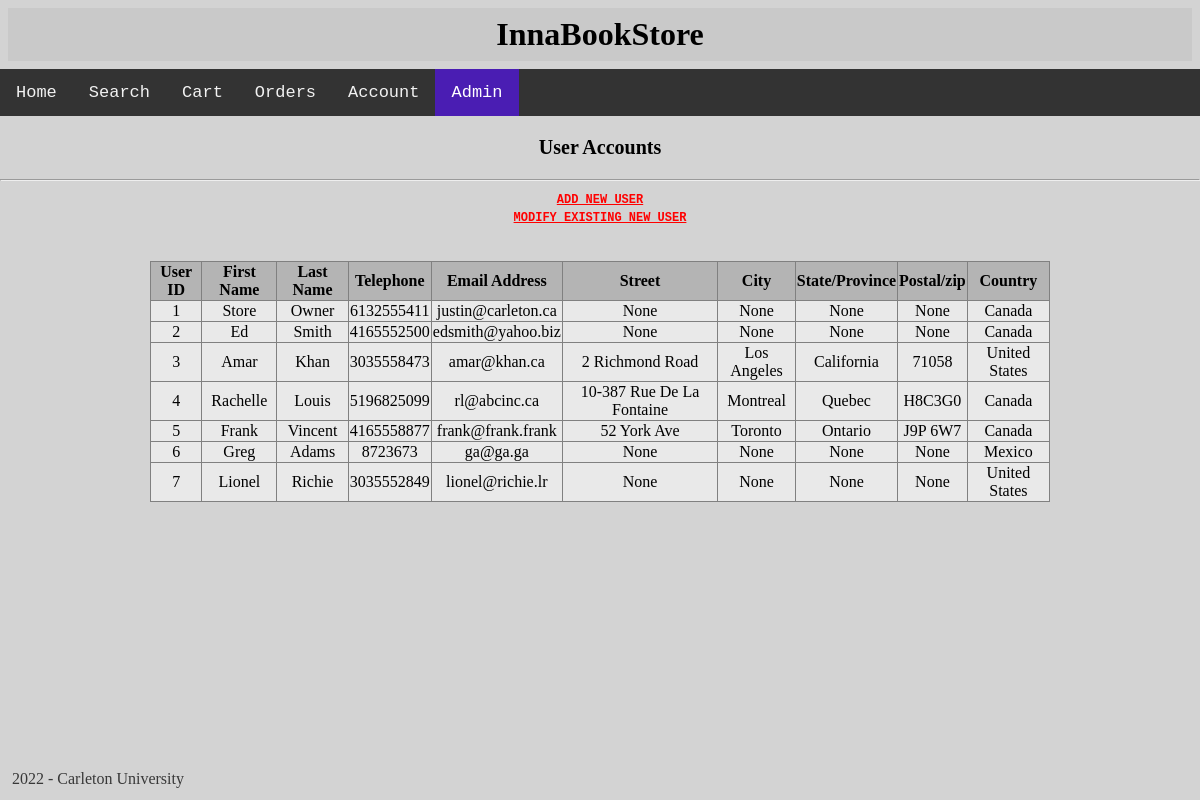
The app's page /viewusers, older data.
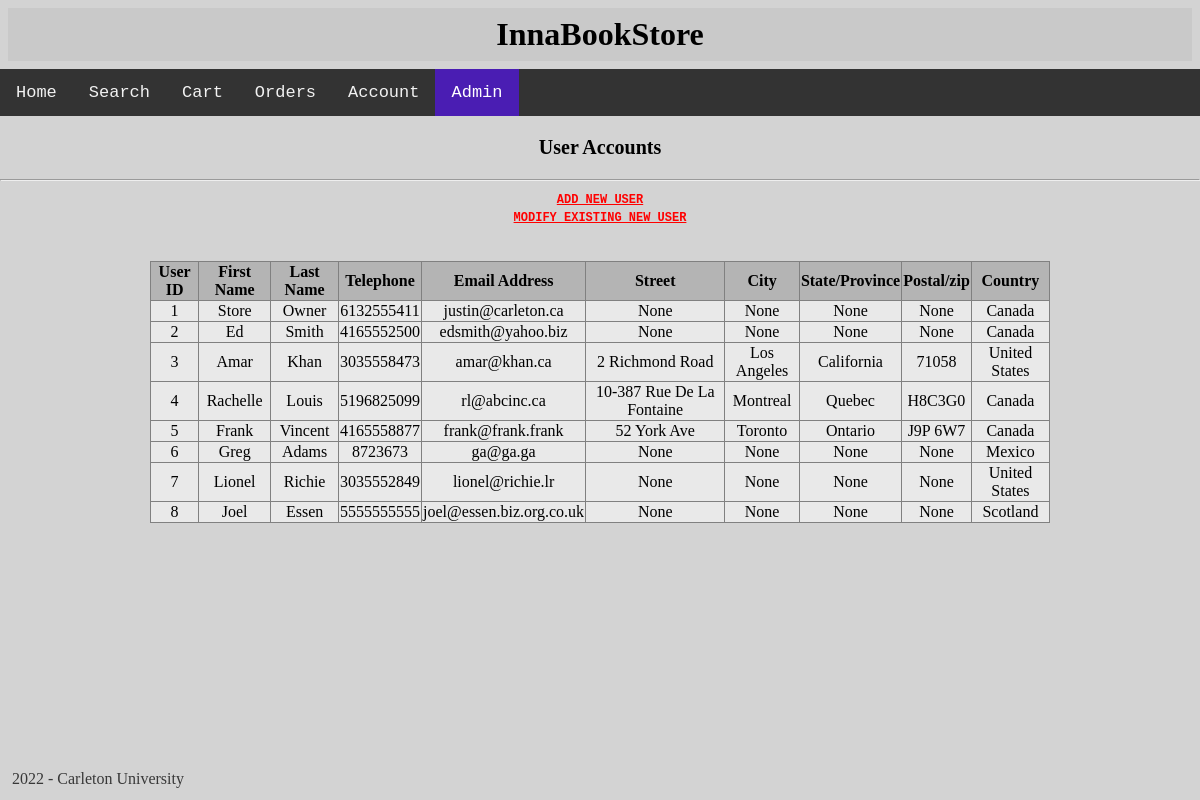
The same page, newer data.
### tables this page shows
CREATE TABLE useraccounts (
    u_id INTEGER PRIMARY KEY,
    u_pw TEXT NOT NULL,
    u_fname TEXT NOT NULL,
    u_lname TEXT NOT NULL,
    u_telephone TEXT NOT NULL,
    u_email TEXT UNIQUE NOT NULL,
    u_accttype BOOL NOT NULL,
    u_street TEXT,
    u_city TEXT,
    u_stateprov TEXT,
    u_postalzip TEXT,
    u_country TEXT NOT NULL
);

### main.py (the view)
@app.route('/viewusers')
def viewusers():
    c.execute('SELECT * FROM useraccounts')
    users = c.fetchall()
    return render_template('viewusers.html', users = users)

### templates/viewusers.html (shortened to what this page needs)
{% extends 'base.html' %}
{% block body %}
<div class="topnav">
    <a href="/">Home</a>
    <a href="/search">Search</a>
    <a href="/cart">Cart</a>
    <a href="/orders">Orders</a>
    <a href="/account">Account</a>
    <a class="active" href="/admin">Admin</a>
</div>
<h2>User Accounts</h2>
<hr>
<center>
<h3><a href="/adduser"> ADD NEW USER</a></h3>
<h3><a href="/adduser"> MODIFY EXISTING NEW USER</a></h3>
</center>
<br><br>
<table style="width: 900px;">
    <thead>
        <th>User ID</th>
        <th>First Name</th>
        <th>Last Name</th>
        <th>Telephone</th>
        <th>Email Address</th>
        <th>Street</th>
        <th>City</th>
        <th>State/Province</th>
        <th>Postal/zip</th>
        <th>Country</th>
    </thead>
{% for item in users %}
    <tr>
        <td>{{item[0]}}</td>
        <td>{{item[2]}}</td>
        <td>{{item[3]}}</td>
        <td>{{item[4]}}</td>
        <td>{{item[5]}}</td>
        <td>{{item[7]}}</td>
        <td>{{item[8]}}</td>
        <td>{{item[9]}}</td>
        <td>{{item[10]}}</td>
        <td>{{item[11]}}</td>
    </tr>
{% endfor %}
</table>
{% endblock %}

Row changes from the older to the newer data that the page shows:
added useraccounts: u_id "8", u_fname "Joel", u_lname "Essen", u_telephone "5555555555", u_email "joel@essen.biz.org.co.uk", item "None", u_country "Scotland"
